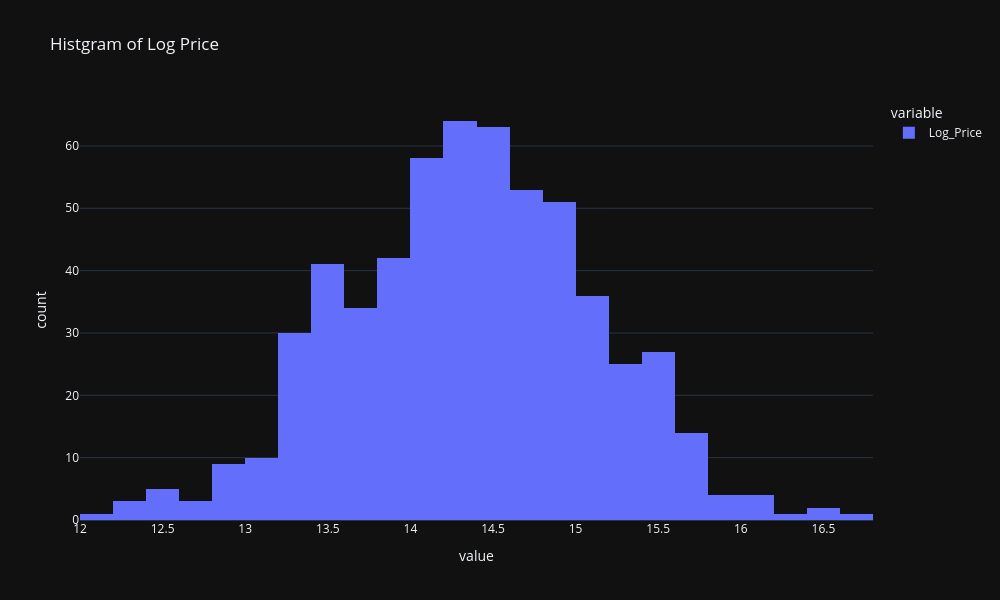

The cell this chart's notebook holds for it:
### Markdown cell above
Log Transform the Target (price)

### Code cell
# create a copy of data
data_copy = phone_df.copy()
# create a new feature Log_Price
data_copy['Log_Price'] = np.log(phone_df['price'])
# plot histogram
fig = px.histogram(data_copy, x=["Log_Price"], title = 'Histgram of Log Price', template = 'plotly_dark')
fig.update_layout(width=1000, height=600)
fig.show()

### Figure 1 — Plotly figure (JSON) as saved in the notebook; plotly's stock layout.template omitted (floating-point values rounded to 4 significant figures; data arrays with more than 128 entries replaced by an {"elided": "..."} marker saying what was removed)
{"data": [{"bingroup": "x", "hovertemplate": "variable=Log_Price<br>value=%{x}<br>count=%{y}<extra></extra>", "legendgroup": "Log_Price", "marker": {"color": "#636efa", "pattern": {"shape": ""}}, "name": "Log_Price", "orientation": "v", "showlegend": true, "type": "histogram", "x": {"elided": "581 float values"}, "xaxis": "x", "yaxis": "y"}], "layout": {"barmode": "relative", "height": 600, "legend": {"title": {"text": "variable"}, "tracegroupgap": 0}, "title": {"text": "Histgram of Log Price"}, "width": 1000, "xaxis": {"anchor": "y", "domain": [0, 1], "title": {"text": "value"}}, "yaxis": {"anchor": "x", "domain": [0, 1], "title": {"text": "count"}}}}
